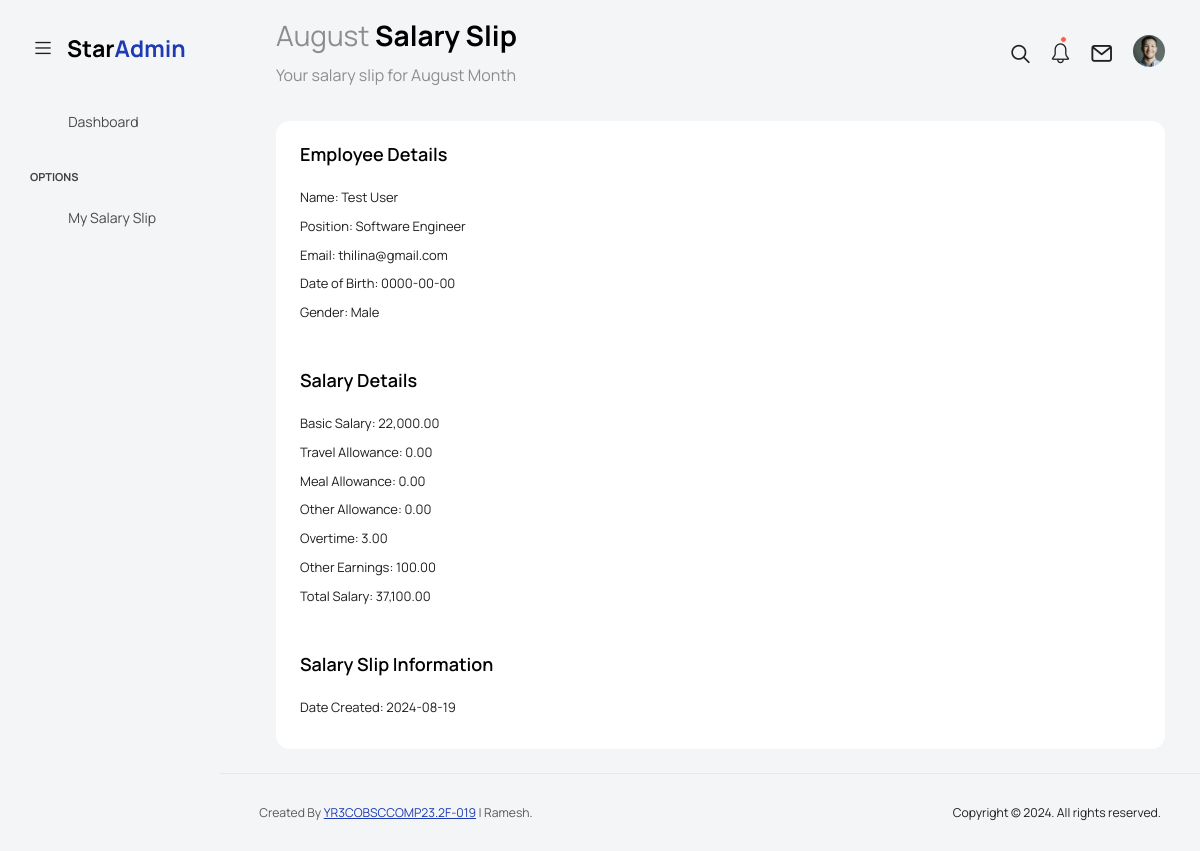
The app's page /slip.php?id=3 (signed in) with its own data.
### tables this page shows
CREATE TABLE `employees` (
  `user_id` int(11) NOT NULL,
  `first_name` varchar(50) NOT NULL,
  `last_name` varchar(50) NOT NULL,
  `gender` varchar(10) NOT NULL,
  `dob` date NOT NULL,
  `position` varchar(50) NOT NULL,
  `email` varchar(100) NOT NULL
);

CREATE TABLE `salaries` (
  `user_id` int(11) NOT NULL,
  `basic_salary` int(100) NOT NULL,
  `travel_all` int(100) NOT NULL,
  `meal_all` int(100) NOT NULL,
  `other_all` int(100) NOT NULL
);

CREATE TABLE `salary_slip` (
  `user_id` int(11) NOT NULL,
  `date_created` date NOT NULL,
  `ot` int(11) NOT NULL,
  `other` int(11) NOT NULL,
  `total` int(11) NOT NULL,
  `row_id` int(11) NOT NULL
);

### slip.php (the view, shortened to what this page needs)
<!DOCTYPE html>
<?php
include('db_connection.php');
$slip_id = isset($_GET['id']) ? intval($_GET['id']) : 0;
$sql = "
    SELECT
        e.first_name, e.last_name, e.gender, e.dob, e.position, e.email,
        s.basic_salary, s.travel_all, s.meal_all, s.other_all,
        ss.date_created, ss.ot, ss.other, ss.total
    FROM
        employees e
    JOIN
        salaries s ON e.user_id = s.user_id
    JOIN
        salary_slip ss ON e.user_id = ss.user_id
    WHERE
        ss.row_id = ? AND e.user_id = ?
";
$stmt = $conn->prepare($sql);
$stmt->bind_param("ii", $slip_id, $_SESSION['user_id']);
$stmt->execute();
$result = $stmt->get_result();
if ($result->num_rows == 1) {
    $slip = $result->fetch_assoc();
} else {
    echo "No salary slip found.";
    exit();
}
?>
<html lang="en">
  <head>
    <link rel="stylesheet" href="assets/vendors/feather/feather.css">
    <link rel="stylesheet" href="assets/vendors/mdi/css/materialdesignicons.min.css">
    <link rel="stylesheet" href="assets/vendors/ti-icons/css/themify-icons.css">
    <link rel="stylesheet" href="assets/vendors/font-awesome/css/font-awesome.min.css">
    <link rel="stylesheet" href="assets/vendors/typicons/typicons.css">
    <link rel="stylesheet" href="assets/vendors/simple-line-icons/css/simple-line-icons.css">
    <link rel="stylesheet" href="assets/vendors/css/vendor.bundle.base.css">
    <link rel="stylesheet" href="assets/vendors/bootstrap-datepicker/bootstrap-datepicker.min.css">
    <link rel="stylesheet" href="assets/vendors/datatables.net-bs4/dataTables.bootstrap4.css">
    <link rel="stylesheet" type="text/css" href="assets/js/select.dataTables.min.css">
    <link rel="stylesheet" href="assets/css/style.css">
  </head>
  <body class="with-welcome-text">
    <div class="container-scroller">
      <nav class="navbar default-layout col-lg-12 col-12 p-0 fixed-top d-flex align-items-top flex-row">
        <div class="text-center navbar-brand-wrapper d-flex align-items-center justify-content-start">
          <div class="me-3">
            <button class="navbar-toggler navbar-toggler align-self-center" type="button" data-bs-toggle="minimize">
              <span class="icon-menu"></span>
            </button>
          </div>
          <div>
            <a class="navbar-brand brand-logo" href="index.html">
              <img src="assets/images/logo.svg" alt="logo" />
            </a>
          </div>
        </div>
        <div class="navbar-menu-wrapper d-flex align-items-top">
          <ul class="navbar-nav">
            <li class="nav-item fw-semibold d-none d-lg-block ms-0">
              <h1 class="welcome-text">August <span class="text-black fw-bold"> Salary Slip</span></h1>
              <h3 class="welcome-sub-text">Your salary slip for August Month </h3>
            </li>
          </ul>
          <ul class="navbar-nav ms-auto">
            <li class="nav-item">
              <form class="search-form" action="#">
                <i class="icon-search"></i>
                <input type="search" class="form-control" placeholder="Search Here" title="Search here">
              </form>
            </li>
            <li class="nav-item dropdown">
              <a class="nav-link count-indicator" id="notificationDropdown" href="#" data-bs-toggle="dropdown">
                <i class="icon-bell"></i>
                <span class="count"></span>
              </a>
            </li>
            <li class="nav-item dropdown">
              <a class="nav-link count-indicator" id="countDropdown" href="#" data-bs-toggle="dropdown" aria-expanded="false">
                <i class="icon-mail icon-lg"></i>
              </a>
            </li>
            <li class="nav-item dropdown d-none d-lg-block user-dropdown">
              <a class="nav-link" id="UserDropdown" href="#" data-bs-toggle="dropdown" aria-expanded="false">
                <img class="img-xs rounded-circle" src="assets/images/faces/face8.jpg" alt="Profile image">
              </a>
            </li>
          </ul>
        </div>
      </nav>
      <div class="container-fluid page-body-wrapper">
        <nav class="sidebar sidebar-offcanvas" id="sidebar">
          <ul class="nav">
            <li class="nav-item">
              <a class="nav-link" href="User Dashboard.html">
                <i class="mdi mdi-grid-large menu-icon"></i>
                <span class="menu-title">Dashboard</span>
              </a>
            </li>
            <li class="nav-item nav-category">Options</li>
            <li class="nav-item">
              <a class="nav-link" href="U_salary_slip.html">
                <i class="menu-icon mdi mdi-file-document"></i>
                <span class="menu-title">My Salary Slip</span>
              </a>
            </li>
          </ul>
        </nav>
        <div class="main-panel">
          <div class="content-wrapper">
            <div class="row">
              <div class="col-sm-12">
              <div class="card">
                  <div class="card-body">
                      <h4 class="card-title">Employee Details</h4>
                      <p>Name: <?php echo htmlspecialchars($slip['first_name'] . ' ' . $slip['last_name']); ?></p>
                      <p>Position: <?php echo htmlspecialchars($slip['position']); ?></p>
                      <p>Email: <?php echo htmlspecialchars($slip['email']); ?></p>
                      <p>Date of Birth: <?php echo htmlspecialchars($slip['dob']); ?></p>
                      <p>Gender: <?php echo htmlspecialchars($slip['gender']); ?></p>
                  </div>
                  <div class="card-body">
                      <h4 class="card-title">Salary Details</h4>
                      <p>Basic Salary: <?php echo number_format($slip['basic_salary'], 2); ?></p>
                      <p>Travel Allowance: <?php echo number_format($slip['travel_all'], 2); ?></p>
                      <p>Meal Allowance: <?php echo number_format($slip['meal_all'], 2); ?></p>
                      <p>Other Allowance: <?php echo number_format($slip['other_all'], 2); ?></p>
                      <p>Overtime: <?php echo number_format($slip['ot'], 2); ?></p>
                      <p>Other Earnings: <?php echo number_format($slip['other'], 2); ?></p>
                      <p>Total Salary: <?php echo number_format($slip['total'], 2); ?></p>
                  </div>
                  <div class="card-body">
                      <h4 class="card-title">Salary Slip Information</h4>
                      <p>Date Created: <?php echo htmlspecialchars($slip['date_created']); ?></p>
                  </div>
                </div>
              </div>
            </div>
          </div>
          <footer class="footer">
            <div class="d-sm-flex justify-content-center justify-content-sm-between">
              <span class="text-muted text-center text-sm-left d-block d-sm-inline-block">Created By <a href="https://github.com/RameshRukshan" target="_blank">YR3COBSCCOMP23.2F-019</a> | Ramesh.</span>
              <span class="float-none float-sm-end d-block mt-1 mt-sm-0 text-center">Copyright © 2024. All rights reserved.</span>
            </div>
          </footer>
        </div>
      </div>
    </div>
  </body>
</html>

### records on screen
employees: first_name+last_name "Test User", position "Software Engineer", email "thilina@gmail.com", dob "0000-00-00", gender "Male", salaries.basic_salary "22,000.00", salaries.travel_all "0.00", salaries.meal_all "0.00", salaries.other_all "0.00", salary_slip.ot "3.00", salary_slip.other "100.00", salary_slip.total "37,100.00", salary_slip.date_created "2024-08-19"
